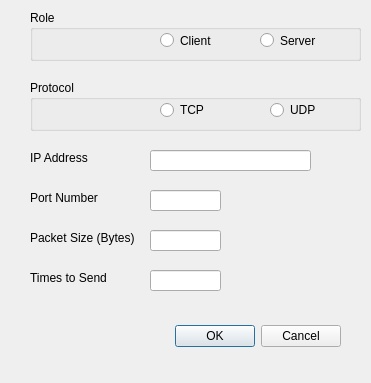
<?xml version="1.0" encoding="UTF-8"?>
<ui version="4.0">
 <class>ConnectDialog</class>
 <widget class="QDialog" name="ConnectDialog">
  <property name="geometry">
   <rect>
    <x>0</x>
    <y>0</y>
    <width>371</width>
    <height>383</height>
   </rect>
  </property>
  <property name="windowTitle">
   <string>Connect Settings</string>
  </property>
  <widget class="QDialogButtonBox" name="buttonBox">
   <property name="geometry">
    <rect>
     <x>0</x>
     <y>320</y>
     <width>341</width>
     <height>32</height>
    </rect>
   </property>
   <property name="orientation">
    <enum>Qt::Horizontal</enum>
   </property>
   <property name="standardButtons">
    <set>QDialogButtonBox::Cancel|QDialogButtonBox::Ok</set>
   </property>
  </widget>
  <widget class="QLabel" name="label">
   <property name="geometry">
    <rect>
     <x>30</x>
     <y>150</y>
     <width>71</width>
     <height>16</height>
    </rect>
   </property>
   <property name="text">
    <string>IP Address</string>
   </property>
  </widget>
  <widget class="QLineEdit" name="ipAddress">
   <property name="geometry">
    <rect>
     <x>150</x>
     <y>150</y>
     <width>161</width>
     <height>21</height>
    </rect>
   </property>
  </widget>
  <widget class="QLabel" name="label_3">
   <property name="geometry">
    <rect>
     <x>30</x>
     <y>190</y>
     <width>81</width>
     <height>16</height>
    </rect>
   </property>
   <property name="text">
    <string>Port Number</string>
   </property>
  </widget>
  <widget class="QLineEdit" name="portNumber">
   <property name="geometry">
    <rect>
     <x>150</x>
     <y>190</y>
     <width>71</width>
     <height>21</height>
    </rect>
   </property>
  </widget>
  <widget class="QLabel" name="label_4">
   <property name="geometry">
    <rect>
     <x>30</x>
     <y>230</y>
     <width>111</width>
     <height>16</height>
    </rect>
   </property>
   <property name="text">
    <string>Packet Size (Bytes)</string>
   </property>
  </widget>
  <widget class="QLineEdit" name="packetSize">
   <property name="geometry">
    <rect>
     <x>150</x>
     <y>230</y>
     <width>71</width>
     <height>21</height>
    </rect>
   </property>
  </widget>
  <widget class="QLabel" name="label_5">
   <property name="geometry">
    <rect>
     <x>30</x>
     <y>270</y>
     <width>91</width>
     <height>16</height>
    </rect>
   </property>
   <property name="text">
    <string>Times to Send</string>
   </property>
  </widget>
  <widget class="QLineEdit" name="timesToSend">
   <property name="geometry">
    <rect>
     <x>150</x>
     <y>270</y>
     <width>71</width>
     <height>21</height>
    </rect>
   </property>
  </widget>
  <widget class="QGroupBox" name="groupBox">
   <property name="geometry">
    <rect>
     <x>30</x>
     <y>10</y>
     <width>331</width>
     <height>51</height>
    </rect>
   </property>
   <property name="title">
    <string>Role</string>
   </property>
   <widget class="QRadioButton" name="serverSelected">
    <property name="geometry">
     <rect>
      <x>230</x>
      <y>20</y>
      <width>61</width>
      <height>21</height>
     </rect>
    </property>
    <property name="text">
     <string>Server</string>
    </property>
   </widget>
   <widget class="QRadioButton" name="clientSelected">
    <property name="geometry">
     <rect>
      <x>130</x>
      <y>20</y>
      <width>61</width>
      <height>21</height>
     </rect>
    </property>
    <property name="text">
     <string>Client</string>
    </property>
   </widget>
  </widget>
  <widget class="QGroupBox" name="groupBox_2">
   <property name="geometry">
    <rect>
     <x>30</x>
     <y>80</y>
     <width>331</width>
     <height>51</height>
    </rect>
   </property>
   <property name="title">
    <string>Protocol</string>
   </property>
   <widget class="QRadioButton" name="tcpSelected">
    <property name="geometry">
     <rect>
      <x>130</x>
      <y>20</y>
      <width>51</width>
      <height>20</height>
     </rect>
    </property>
    <property name="text">
     <string>TCP</string>
    </property>
   </widget>
   <widget class="QRadioButton" name="udpSelected">
    <property name="geometry">
     <rect>
      <x>240</x>
      <y>20</y>
      <width>51</width>
      <height>20</height>
     </rect>
    </property>
    <property name="text">
     <string>UDP</string>
    </property>
   </widget>
  </widget>
 </widget>
 <resources/>
 <connections>
  <connection>
   <sender>buttonBox</sender>
   <signal>accepted()</signal>
   <receiver>ConnectDialog</receiver>
   <slot>accept()</slot>
   <hints>
    <hint type="sourcelabel">
     <x>248</x>
     <y>254</y>
    </hint>
    <hint type="destinationlabel">
     <x>157</x>
     <y>274</y>
    </hint>
   </hints>
  </connection>
  <connection>
   <sender>buttonBox</sender>
   <signal>rejected()</signal>
   <receiver>ConnectDialog</receiver>
   <slot>reject()</slot>
   <hints>
    <hint type="sourcelabel">
     <x>316</x>
     <y>260</y>
    </hint>
    <hint type="destinationlabel">
     <x>286</x>
     <y>274</y>
    </hint>
   </hints>
  </connection>
 </connections>
</ui>
